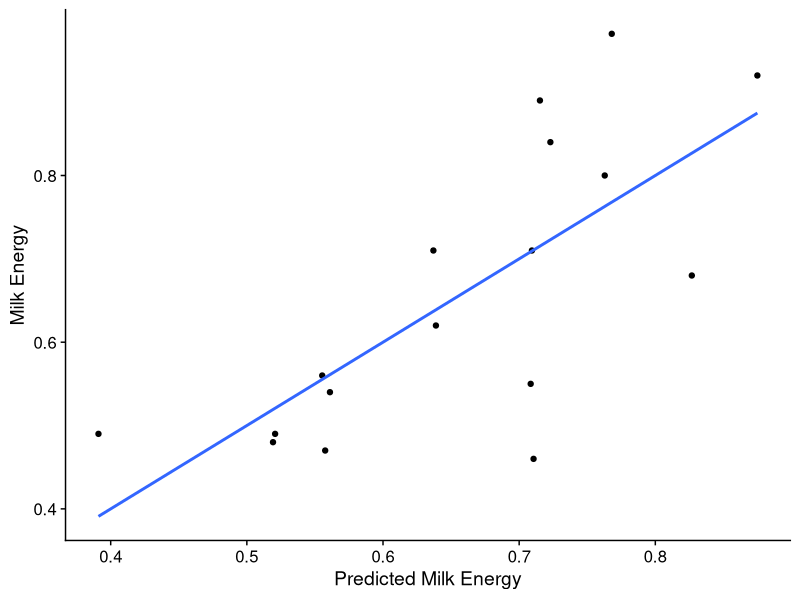

Write R code to recreate this figure.
## ---- chunk 1
library(tidyverse)
library(cowplot)
theme_set(theme_cowplot())
library(readxl)
#library(GGally)
library(ggrepel)
#library(rgl)
library(knitr)
#knit_hooks$set(webgl = hook_webgl)
knitr::opts_chunk$set(cache = TRUE)
## ---- chunk 2
milk <- read_excel("../data/Milk.xlsx", na = "NA")
M <- milk %>%
  select(species, kcal.per.g, mass, neocortex.perc) %>%
  drop_na()
names(M) <- c("Species", "Milk_Energy", "Mass", "Neocortex")
M <- M %>% mutate(log_Mass = log(Mass))
## ---- chunk 3
#plot3d(M$log_Mass, M$Neocortex, M$Milk_Energy,
#       type = "s", col = "red", size = 1,
#       xlab = "log Body Mass",
#       ylab = "Percent Neocortex",
#       zlab = "Milk Energy")
## ---- chunk 4
fm_Multi <- lm(Milk_Energy ~ Neocortex + log_Mass, data = M)
summary(fm_Multi)
## ---- chunk 5
y_hat <- fm_Multi$fitted.values

ggplot(M, aes(x = y_hat, y = Milk_Energy)) +
  geom_point() +
  geom_smooth(method = 'lm', se = FALSE) +
  ylab('Milk Energy') +
  xlab('Predicted Milk Energy') 
## ---- chunk 6
cor(y_hat, M$Milk_Energy)^2
summary(fm_Multi)$r.squared
## ---- chunk 7
JL <- read_csv("../data/JetLag.csv") %>% 
  mutate(Treatment = factor(Treatment))
fm_lm <- lm(Shift ~ Treatment, data = JL)
## ---- chunk 8
anova(fm_lm)
## ---- chunk 9
anova(fm_lm)
## ---- chunk 10
anova(fm_lm)
## ---- chunk 11
anova(fm_lm)$`Sum Sq`[1]/sum(anova(fm_lm)$`Sum Sq`)

7.224492/(7.224492 + 9.415345)
## ---- chunk 12
summary(fm_lm)
